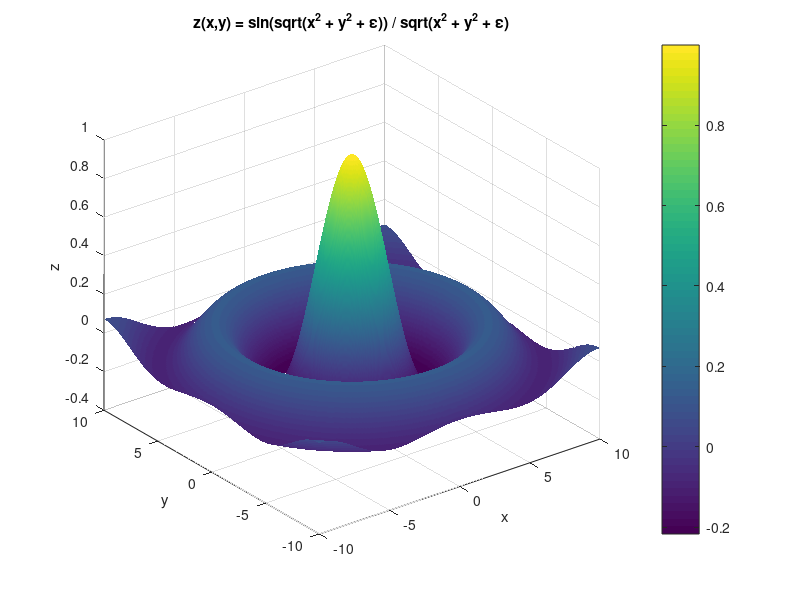

Recreate this plot in MATLAB.
% تعریف بازه x و y
x = linspace(-10, 10, 400);
y = linspace(-10, 10, 400);
[X, Y] = meshgrid(x, y);

% مقدار epsilon
epsilon = 1e-10;

% محاسبه فاصله ریشه دوم (r)
R = sqrt(X.^2 + Y.^2 + epsilon);

% محاسبه مقدار z
Z = sin(R) ./ R;

% رسم سطح سه بعدی
figure
surf(X, Y, Z)
shading interp      % برای نرم کردن رنگها
colormap viridis    % انتخاب نقشه رنگی
colorbar            % نمایش نوار رنگی
xlabel('x')
ylabel('y')
zlabel('z')
title('z(x,y) = sin(sqrt(x^2 + y^2 + \epsilon)) / sqrt(x^2 + y^2 + \epsilon)')
